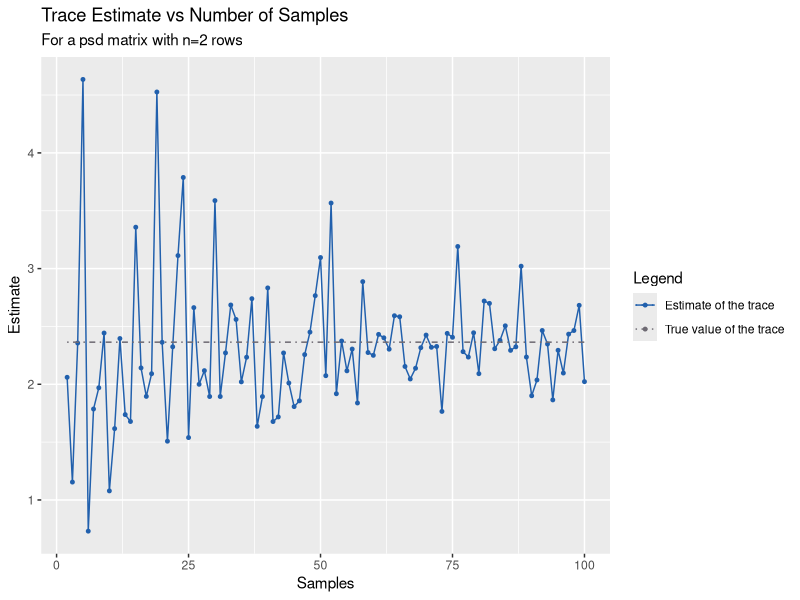
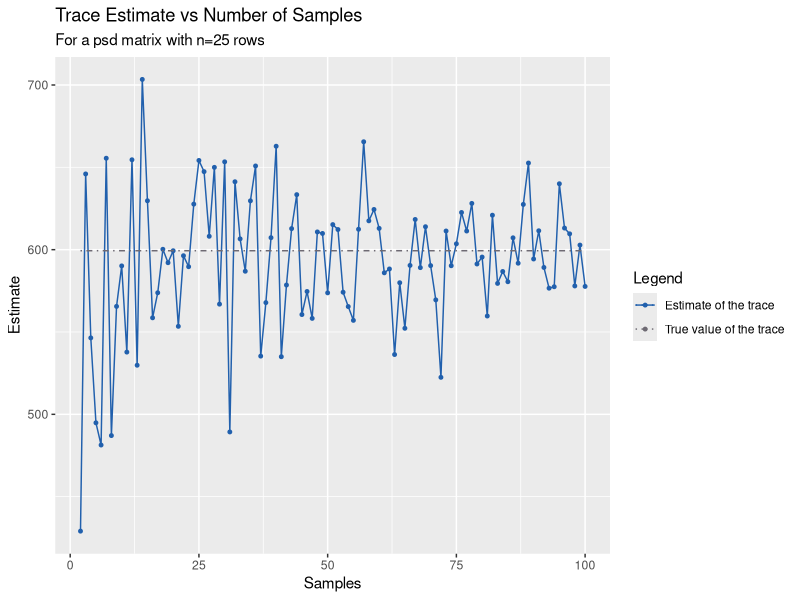
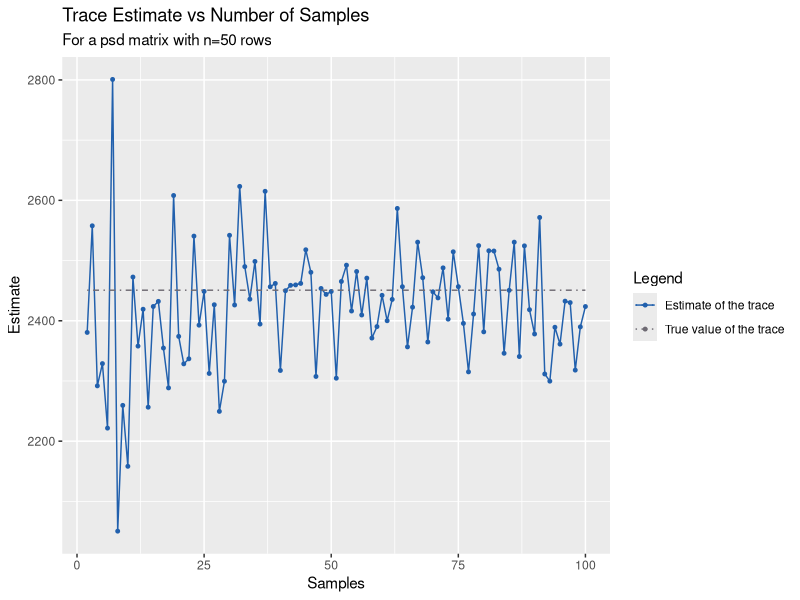
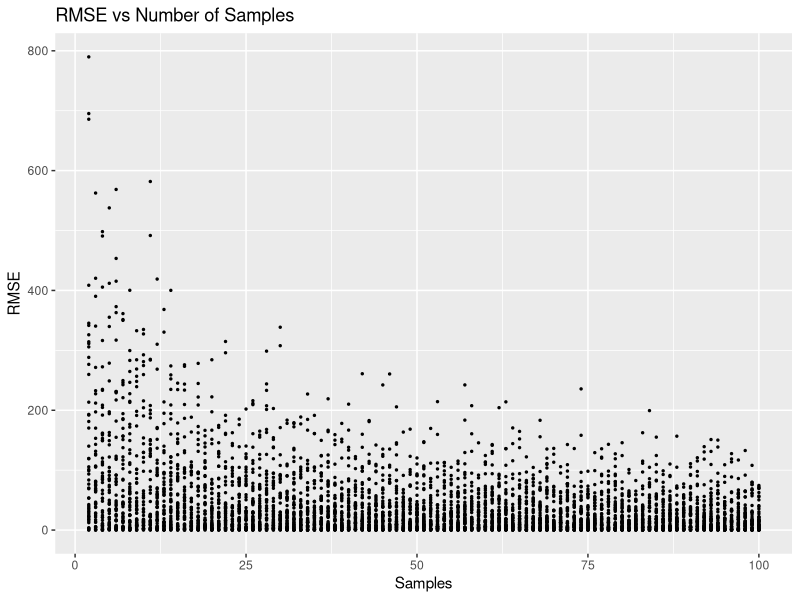
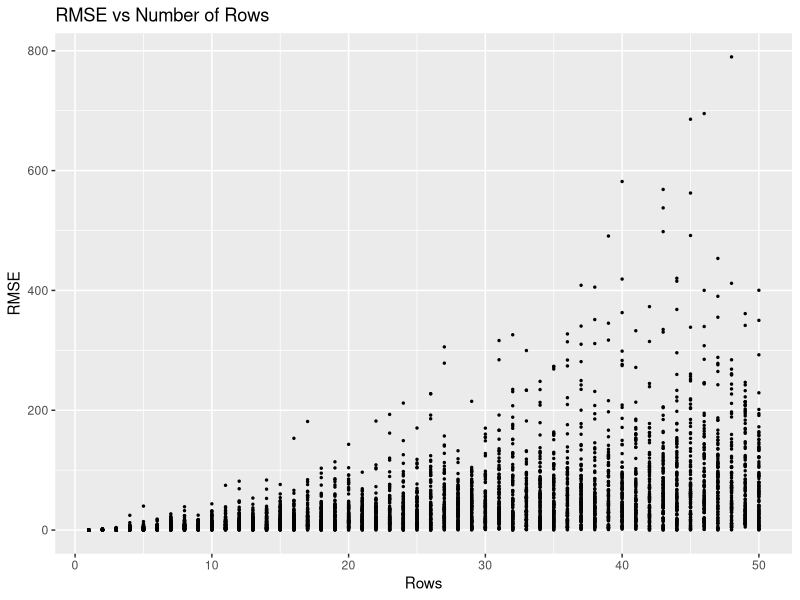
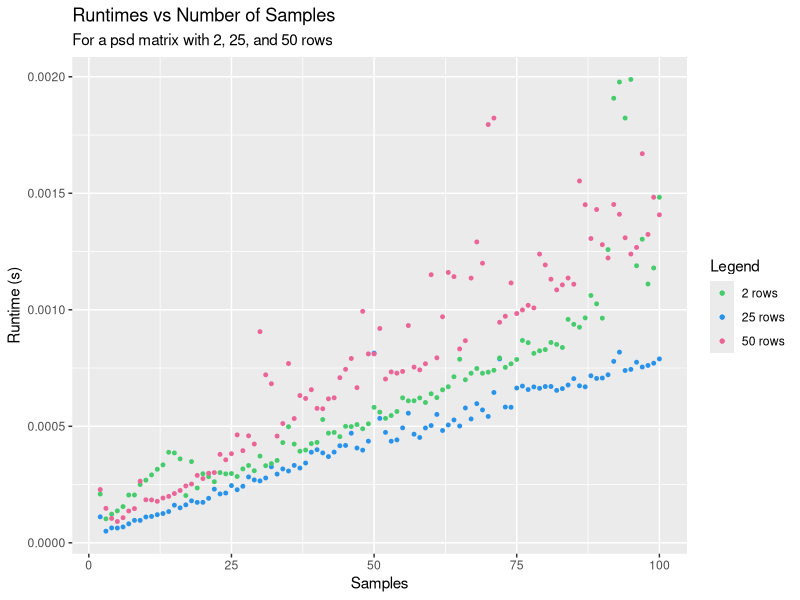
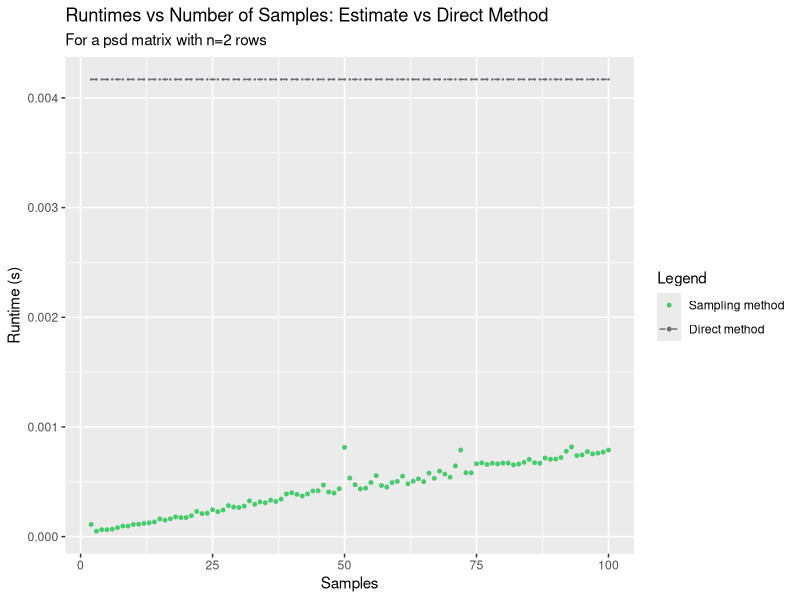
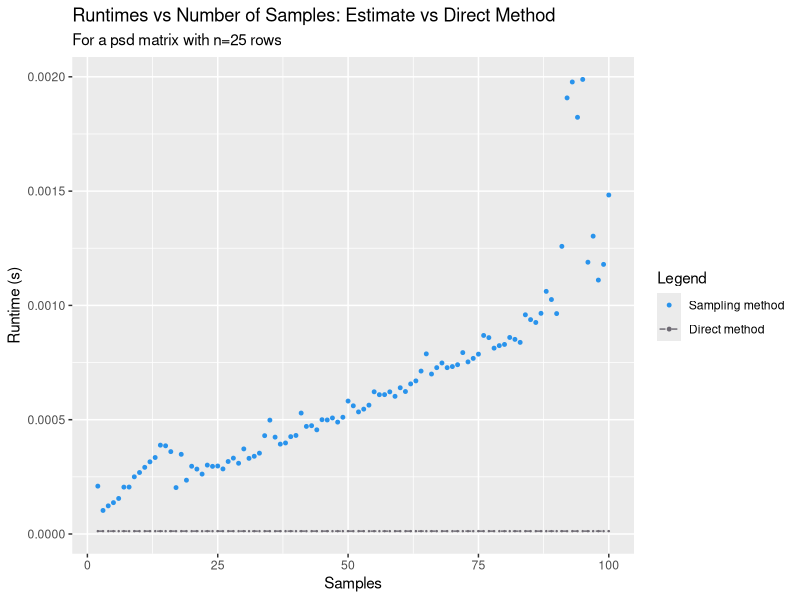

The R source for these figures, in order:
## ---- chunk 1
library(ggplot2)
## ---- chunk 2
# A method to compute an unbiased estimator for the trace of a psd matrix. 
# The method uses a random isotropic test vector and matrix-vector 
# multiplication to produce the estimator for the trace. 
# Recall that:
#  * the trace of a square matrix is the sum of its diagonal elements
#  * an unbiased estimator has an expected value equal to the quantity to be estimated
#  * an isotropic vector w is one with the property E[w %*% t(w)] = I
# For proof that this method does produce an unbiased estimator for the trace of a psd
# matrix, please see the accompanying proofs.pdf file.
#
# Parameters
# ----------
# A :  matrix()
#      The nxn psd matrix for which to estimate the trace
# k :  integer
#      The number of samples to take
#
# Returns
# -------
# values$X :  double
#             The estimate of trace(A)
# values$S :  double
#             The sample variance of the estimate
#
traceEstimate <- function(A, k) {
  assertthat::is.count(k)
  
  samples <- matrix(0, nrow=k, ncol=1)
  
  for(i in 1:k) {
    # Draw the isotropic test vector, eg. from the Gaussian distr. with variance=1
    test_vector <- matrix(rnorm(n, mean=0, sd=1), nrow=n, ncol=1)  
    
    # Compute the sample of the estimate and add it to the list
    sample <- t(test_vector) %*% (A %*% test_vector)
    samples[i] <- sample
  }
  
  estimate <- (1/k) * sum(samples)                     # compute the estimate
  var      <- (1/(k-1)) * sum((samples - estimate)^2)  # compute the variance
  
  return(list("X" = estimate, "S" = var))
}
## ---- chunk 3
# A method to compute the true trace of a matrix, for comparison with the RandNLA method.
#
# Parameters
# ----------
# A :  matrix()
#      The nxn psd matrix for which to compute the trace
#
# Returns
# -------
# tr : double
#      The trace of the input matrix
#
trace <- function(A) {
  n <- nrow(A)
  tr <- 0
  
  for(i in 1:n) {
    tr <- tr + A[i,i]
  }
  
  return(tr)
}
## ---- chunk 4
# A method to compute the error of the estimate as compared to the true value.
# 
# Parameters
# ----------
# a,b  :  list 
#         The two lists to compare
# 
# Returns
# -------
# errs :  list
#         The absolute errors for each element in the lists ($abs), 
#         the mean error ($avg),  
#         and the mean squared error ($mse)
#
compute_err <- function(a, b) {
  
  abs <- matrix(0, nrow=1, ncol=length(a))
  avg <- 0
  rms <- 0
  
  # Compute the absolute error
  for(i in 1:length(a)) {
    abs[i] <- abs(a[[i]] - b[[i]])
  }
  
  # Compute the mean error
  sum <- sum(abs)
  avg <- sum / length(a)
  
  # Compute the root mean squared error (RMSE)
  for(i in 1:length(a)) {
    rms[i] <- sqrt((a[[i]] - b[[i]])^2) / length(a)
  }
  
  return(list("abs" = abs, "avg" = avg, "rms" = rms))
}
## ---- chunk 5
set.seed(987654321)

N <- seq(from=1, to=50)
K <- seq(from=2, to=100)

# Create a data frame with the results
results <- data.frame(matrix(ncol=9, nrow=length(N) * length(K)))
colnames(results) <- c("n", "k", "Estimate", "TrueValue", "RMSE", "RuntimeEst", "RuntimeTrue", "SampleVariance", "SampleStdDev")

index_true <- 1
index_est  <- 1

for(n in N) {
  # Generate a random psd matrix for the simulation
  A <- matrix(rnorm(n*n), nrow=n, ncol=n)
  A <- A %*% t(A)
  
  # Compute the true trace and record the runtime
  start <- Sys.time()
  
  trace_true <- trace(A)
  runtime    <- Sys.time() - start
  
  # Record the true value and run time in the next length(K) rows
  for(i in index_true:(index_true + length(K) - 1)) {
    results[i, "RuntimeTrue"] <- runtime
    results[i, "TrueValue"]     <- trace_true
  }
  
  index_true <- index_true + length(K)
  
  for(k in K) {
    results[index_est, "n"]    <- n
    results[index_est, "k"] <- k

    # Compute the estimate of the trace and record the runtime
    new_start <- Sys.time()
  
    trace_est <- traceEstimate(A, k)
    results[index_est, "RuntimeEst"] <- Sys.time() - new_start
    results[index_est, "Estimate"]       <- trace_est$X

    results[index_est, "SampleVariance"]  <- trace_est$S
    results[index_est, "SampleStdDev"] <- sqrt(as.double(trace_est$S))
  
    index_est <- index_est + 1
  }
}

# Compute the errors
for(i in 1:nrow(results)) {
  results[i, "RMSE"] <- compute_err(results[i, "Estimate"], results[i, "TrueValue"])$rms
}
## ---- chunk 6
# Plot of trace estimate vs number of samples 
# Examples: n=2, n=25, n = 50
example1 <- results[100:198,]
example2 <- results[2377:2475,]
example3 <- results[4852:4950,]

ggplot(example1, aes(x=k, y=Estimate)) +
  geom_point(aes(color="#2160ad"), size=1, show.legend=TRUE) +
  geom_line(aes(color="#2160ad")) +
  geom_line(aes(y=2.363978, color="#6E6A73"), linetype="dotdash", show.legend=TRUE) +
  ggtitle(label="Trace Estimate vs Number of Samples", subtitle="For a psd matrix with n=2 rows") +
  xlab("Samples") +
  scale_color_manual(name="Legend", values=c("#2160ad", "#6E6A73"), labels=c("Estimate of the trace", "True value of the trace"))

ggplot(example2, aes(x=k, y=Estimate)) +
  geom_point(aes(color="#2160ad"), size=1, show.legend=TRUE) +
  geom_line(aes(color="#2160ad")) +
  geom_line(aes(y=599.3642, color="#6E6A73"), linetype="dotdash", show.legend=TRUE) +
  ggtitle(label="Trace Estimate vs Number of Samples", subtitle="For a psd matrix with n=25 rows") +
  xlab("Samples") +
  scale_color_manual(name="Legend", values=c("#2160ad", "#6E6A73"), labels=c("Estimate of the trace", "True value of the trace"))

ggplot(example3, aes(x=k, y=Estimate)) +
  geom_point(aes(color="#2160ad"), size=1, show.legend=TRUE) +
  geom_line(aes(color="#2160ad")) +
  geom_line(aes(y=example3[2, "TrueValue"], color="#6E6A73"), linetype="dotdash", show.legend=TRUE) +
  ggtitle(label="Trace Estimate vs Number of Samples", subtitle="For a psd matrix with n=50 rows") +
  xlab("Samples") +
  scale_color_manual(name="Legend", values=c("#2160ad", "#6E6A73"), labels=c("Estimate of the trace", "True value of the trace"))


# Plot of RMSE vs number of samples
ggplot(results, aes(x=k, y=RMSE)) +
  geom_point(size=0.5) +
  ggtitle("RMSE vs Number of Samples") +
  xlab("Samples")


# Plot of RMSE vs number of rows
ggplot(results, aes(x=n, y=RMSE)) +
  geom_point(size=0.5) +
  ggtitle("RMSE vs Number of Rows") +
  xlab("Rows")


# Plot of runtimes vs number of samples for n=2, 25, and 50
ggplot(example1, aes(x=k, y=RuntimeEst)) +
  geom_point(aes(color="#46CC6D"), size=1, show.legend=TRUE) +                                    # example 1
  geom_point(data=example2, aes(x=k, y=RuntimeEst, color="#2993EC"), size=1, show.legend=TRUE) +  # example 2
  geom_point(data=example3, aes(x=k, y=RuntimeEst, color="#EA6596"), size=1, show.legend=TRUE) +  # example 3
  ggtitle(label="Runtimes vs Number of Samples", subtitle="For a psd matrix with 2, 25, and 50 rows") +
  ylab("Runtime (s)") +
  xlab("Samples") +
  scale_color_manual(name="Legend", values=c("#46CC6D", "#2993EC", "#EA6596"), labels=c("2 rows", "25 rows", "50 rows"))

# Plot of runtimes vs number of samples for n=2, with base method comparison
ggplot(example1, aes(x=k, y=RuntimeEst)) +
  geom_point(aes(color="#46CC6D"), size=1, show.legend=TRUE) +
  geom_point(aes(x=k, y=RuntimeTrue, color="#6E6A73"), size=0.2, show.legend=TRUE) +
  geom_line(aes(y=RuntimeTrue, color="#6E6A73"), linetype="dashed") +
  ggtitle(label="Runtimes vs Number of Samples: Estimate vs Direct Method", subtitle="For a psd matrix with n=2 rows") +
  ylab("Runtime (s)") +
  xlab("Samples") +
  scale_color_manual(name="Legend", values=c("#46CC6D", "#6E6A73"), labels=c("Sampling method", "Direct method"))

# Plot of runtimes vs number of samples for n=25, with base method comparison
ggplot(example2, aes(x=k, y=RuntimeEst)) +
  geom_point(aes(color="#2993EC"), size=1, show.legend=TRUE) +
  geom_point(aes(x=k, y=RuntimeTrue, color="#6E6A73"), size=0.2, show.legend=TRUE) +
  geom_line(aes(y=RuntimeTrue, color="#6E6A73"), linetype="dashed") +
  ggtitle(label="Runtimes vs Number of Samples: Estimate vs Direct Method", subtitle="For a psd matrix with n=25 rows") +
  ylab("Runtime (s)") +
  xlab("Samples") +
  scale_color_manual(name="Legend", values=c("#2993EC", "#6E6A73"), labels=c("Sampling method", "Direct method"))

# Plot of runtimes vs number of samples for n=50, with base method comparison
ggplot(example3, aes(x=k, y=RuntimeEst)) +
  geom_point(aes(color="#EA6596"), size=1, show.legend=TRUE) +
  geom_point(aes(x=k, y=RuntimeTrue, color="#6E6A73"), size=0.2, show.legend=TRUE) +
  geom_line(aes(y=RuntimeTrue, color="#6E6A73"), linetype="dashed") +
  ggtitle(label="Runtimes vs Number of Samples: Estimate vs Direct Method", subtitle="For a psd matrix with n=50 rows") +
  ylab("Runtime (s)") +
  xlab("Samples") +
  scale_color_manual(name="Legend", values=c("#EA6596", "#6E6A73"), labels=c("Sampling method", "Direct method"))

# Combined plot of runtimes vs number of samples with base method comparison
ggplot(example1, aes(x=k, y=RuntimeEst)) +
  geom_point(data=example1, aes(color="#46CC6D"), size=1, show.legend=TRUE) +
  geom_point(data=example2, aes(color="#2993EC"), size=1, show.legend=TRUE) +
  geom_point(data=example3, aes(color="#EA6596"), size=1, show.legend=TRUE) +
  geom_line(aes(y=RuntimeTrue, color="#6E6A73"), linetype="dashed") +
  ggtitle(label="Runtimes vs Number of Samples: Estimate vs Direct Method") +
  ylab("Runtime (s)") +
  xlab("Samples") +
  scale_color_manual(name="Legend", values=c("#46CC6D", "#2993EC", "#EA6596", "#6E6A73"), labels=c("Sampling method, n=2", "Sampling method, n=25", "Sampling method, n=50", "Direct method"))
